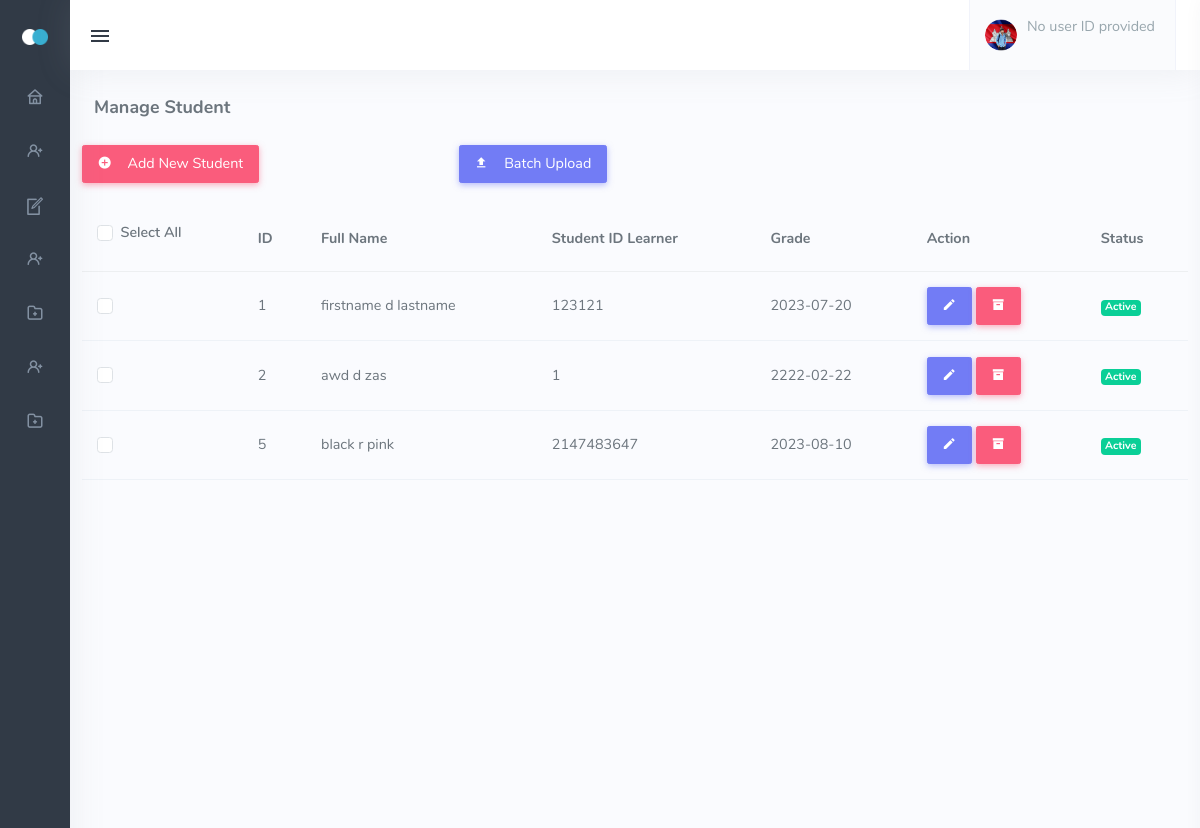
Page /admin_student.php on the earlier database version.
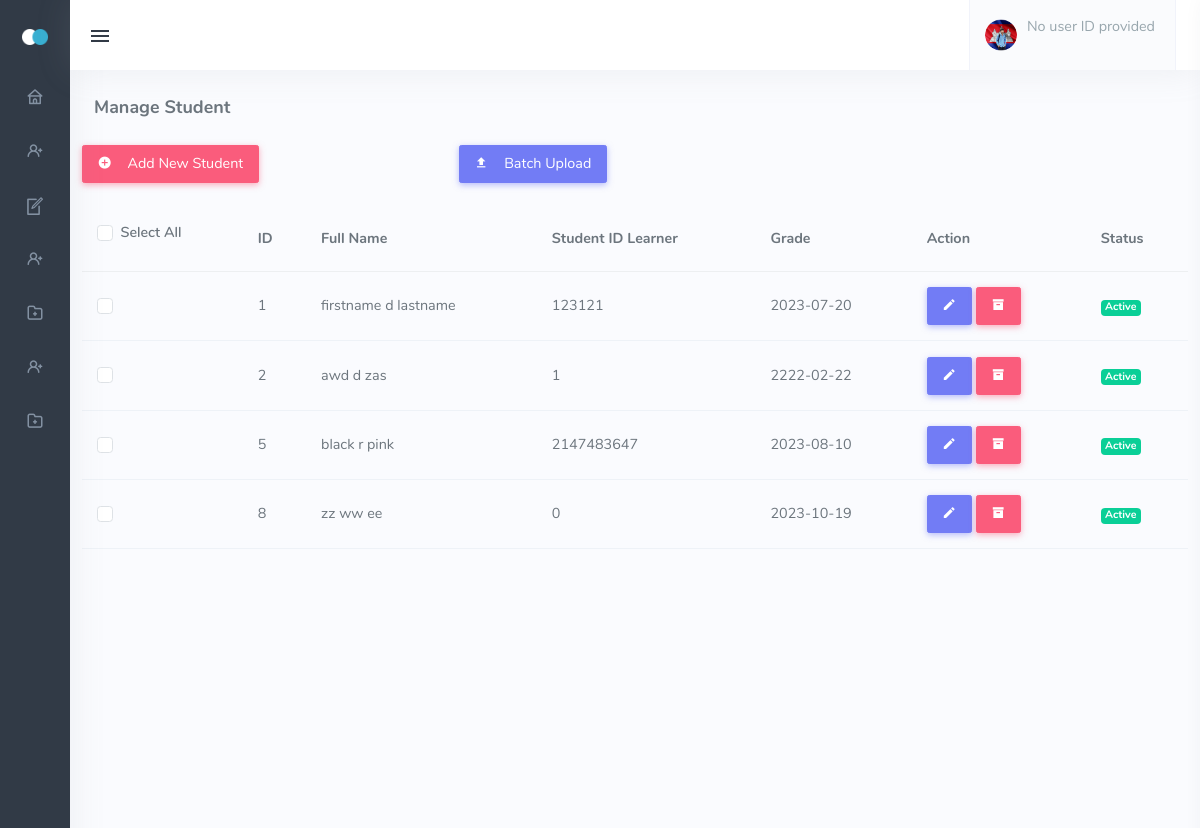
Same page on the later database version.
### tables this page shows
CREATE TABLE `tbl_learner` (
  `learner_id` int(11) NOT NULL,
  `learner_auto_id` varchar(99) NOT NULL,
  `lrn` int(11) NOT NULL,
  `user_id` int(11) NOT NULL,
  `guardian_info_id` int(11) NOT NULL,
  `guardian_contact_id` int(11) NOT NULL,
  `address_id` int(11) NOT NULL,
  `level_id` int(11) NOT NULL,
  `status_id` int(11) NOT NULL,
  `account_id` int(11) NOT NULL,
  `usercredentials_id` int(11) NOT NULL
);

CREATE TABLE `tbl_userinfo` (
  `user_id` int(11) NOT NULL,
  `firstname` varchar(244) NOT NULL,
  `middlename` varchar(244) NOT NULL,
  `lastname` varchar(244) NOT NULL,
  `birthday` date NOT NULL,
  `gender` varchar(244) NOT NULL
);

CREATE TABLE `tbl_learner_id` (
  `learner_id` int(11) NOT NULL,
  `learner_auto_id` varchar(99) NOT NULL,
  `lrn` int(11) NOT NULL
);

### admin_student.php (the view, shortened to what the changed rows need)
<!DOCTYPE html>
<html lang="en" class="menuitem-active">
<head>
    <link href="assets/css/icons.min.css" rel="stylesheet" type="text/css">
    <link href="assets/css/app.min.css" rel="stylesheet" type="text/css" id="light-style">
    <link href="assets/css/app-dark.min.css" rel="stylesheet" type="text/css" id="dark-style" disabled="disabled">
    <link rel="stylesheet" href="https://cdnjs.cloudflare.com/ajax/libs/font-awesome/5.15.3/css/all.min.css">
    <link href="assets/css/vendor/quill.core.css" rel="stylesheet" type="text/css" />
    <link href="assets/css/vendor/quill.snow.css" rel="stylesheet" type="text/css" />
</head>
<body class="show"
    data-layout-config="{&quot;leftSideBarTheme&quot;:&quot;dark&quot;,&quot;layoutBoxed&quot;:false, &quot;leftSidebarCondensed&quot;:false, &quot;leftSidebarScrollable&quot;:false,&quot;darkMode&quot;:false, &quot;showRightSidebarOnStart&quot;: true}"
    data-leftbar-theme="dark" data-leftbar-compact-mode="condensed" style="visibility: visible;">
    <div class="wrapper">
        <div class="content-page">
            <table id="basic-datatable" class="table table-centered mb-0">
                <thead>
                    <tr>
                        <th class="">
                            <div class="form-check form-checkbox-success mb-2">
                                <input type="checkbox" class="form-check-input" id="customCheckAll">
                                <label class="form-check-label" for="customCheckAll">Select All</label>
                            </div>
                        </th>
                        <th>ID</th>
                        <th>Full Name</th>
                        <th>Student ID Learner</th>
                        <th>Grade</th>
                        <th>Action</th>
                        <th>Status</th>
                    </tr>
                </thead>
                <tbody>
                    <?php
                include "dbcon.php";
                $sql = "SELECT tbl_userinfo.user_id, tbl_learner.learner_id, tbl_learner.level_id, tbl_user_level.level, tbl_userinfo.firstname,
                            tbl_userinfo.middlename, tbl_userinfo.lastname, tbl_userinfo.birthday, tbl_user_status.status,
                            tbl_learner_id.lrn
                        FROM tbl_learner
                        JOIN tbl_user_level ON tbl_learner.level_id = tbl_user_level.level_id
                        JOIN tbl_userinfo ON tbl_learner.user_id = tbl_userinfo.user_id
                        JOIN tbl_learner_id ON tbl_learner.learner_id = tbl_learner_id.learner_id
                        JOIN tbl_user_status ON tbl_learner.status_id = tbl_user_status.status_id
                        WHERE tbl_user_level.level = 'LEARNER' AND tbl_user_status.status = 1";
                $result = mysqli_query($conn, $sql);
                if ($result && mysqli_num_rows($result) > 0) {
                    while ($row = mysqli_fetch_assoc($result)) {
                        ?>
                    <tr>
                        <td>
                            <div class="form-check form-checkbox-success">
                                <input type="checkbox" class="form-check-input customCheckbox" id="customCheckcolor2">
                            </div>
                        </td>
                        <td><?php echo $row['learner_id']; ?></td>
                        <td><?php echo $row['firstname'] . ' ' . $row['middlename'] . ' ' . $row['lastname']; ?></td>
                        <td><?php echo $row['lrn']; ?></td>
                        <td><?php echo $row['birthday']; ?></td>
                        <td>
                            <a href="admin_edit_student_acc.php?user_id=<?php echo $row['user_id'] ?>">
                                <button type="button" class="btn btn-primary"><i class="mdi mdi-pencil"></i> </button>
                            </a>
                            <a href="admin_student_deactivate.php?learner_id=<?php echo $row['learner_id'] ?>"
                                class="decline">
                                <button type="button" class="btn btn-danger"><i class="mdi mdi-archive"></i> </button>
                            </a>
                        </td>
                        <td>
                            <?php
                                if ($row['status'] == 1) {
                                    echo '<span class="badge bg-success">Active</span>';
                                } else {
                                    echo '<span class="badge bg-success">Inactive</span>';
                                }
                                ?>
                        </td>
                    </tr>
                    <?php
                    }
                } else {
                    echo "<tr><td colspan='6'>No records found</td></tr>";
                }
                ?>
                </tbody>
            </table>
</body>
</html>

Differences in the rows shown:
added tbl_learner: learner_id "8", user.firstname "zz", user.middlename "ww", user.lastname "ee", tbl_learner_id.lrn "0", user.birthday "2023-10-19"
